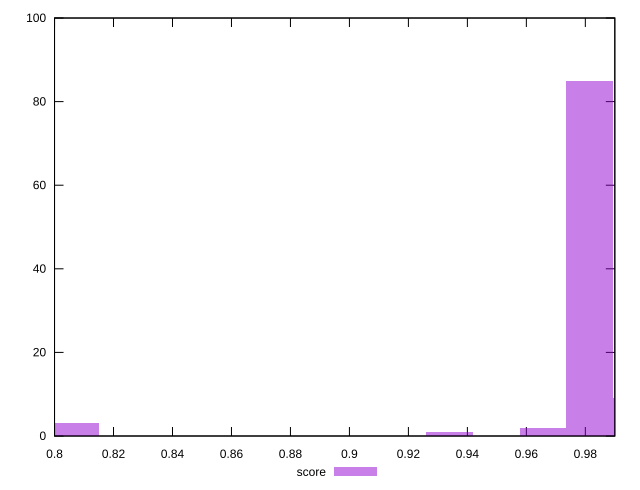

Recreate this plot in gnuplot.
reset

$score <<EOF
0.9339701569997887 1
0.9656301623218154 2
0.9814601649828288 85
0.9972901676438422 9
0.8073301357116818 3
EOF

set key outside below
set boxwidth 0.01583000266101337
set xrange [0.8:0.99]
set yrange [0:100]
set trange [0:100]
set style fill transparent solid 0.5 noborder
set terminal svg size 640, 490 enhanced background rgb 'white'
set output "report_00019_2021-02-10T18-14-37.922Z//first-cpu-idle/samples/pages/score/histogram.svg"

plot $score title "score" with boxes

reset
